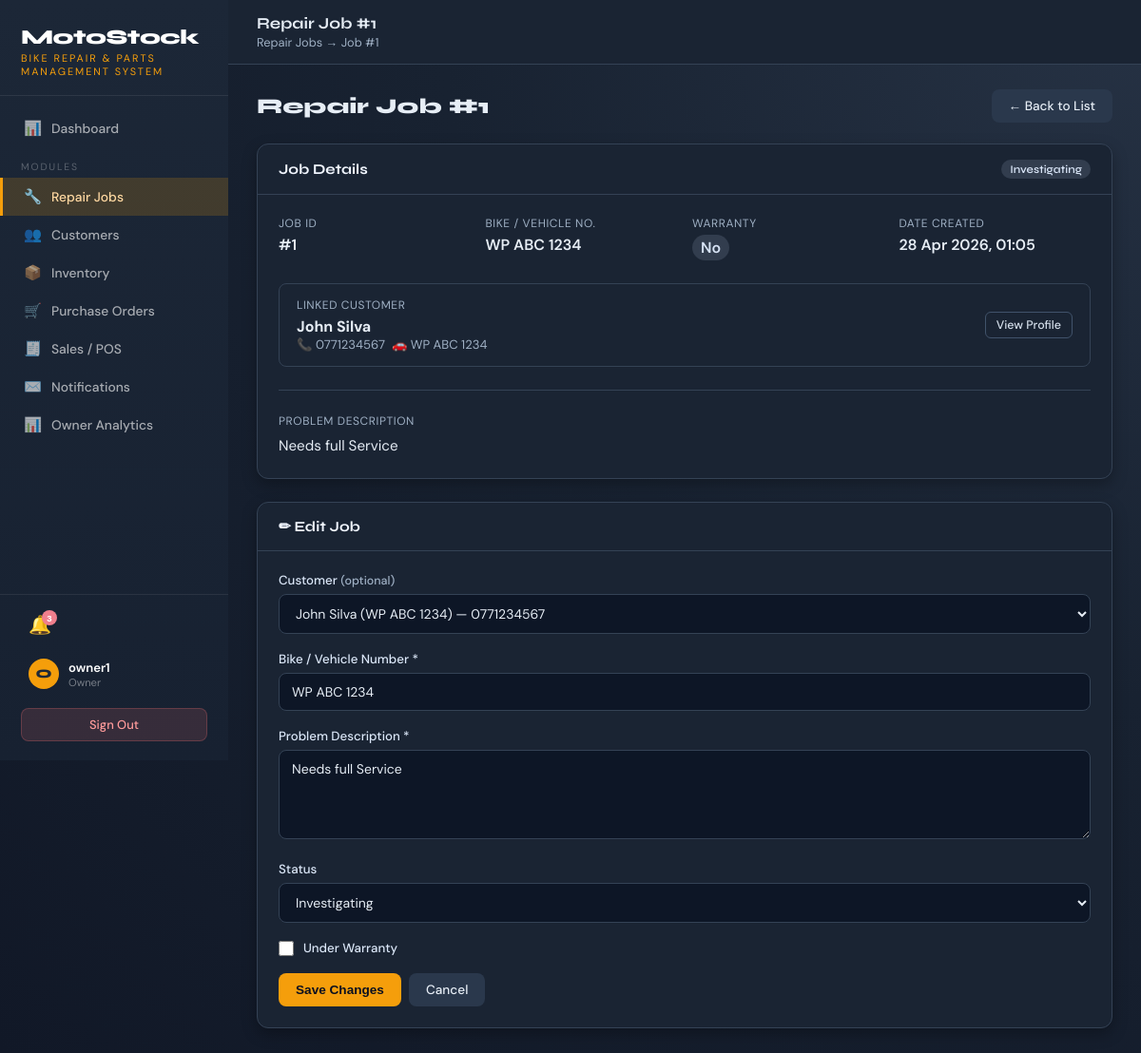
The page /pages/repair/view.php?id=1 (signed in) on the database its author committed.
### tables this page shows
CREATE TABLE IF NOT EXISTS `servicejob` (
  `jobID` int NOT NULL AUTO_INCREMENT,
  `bikeNo` varchar(20) DEFAULT NULL,
  `customerID` int DEFAULT NULL,
  `problemDescription` text,
  `status` enum('Investigating','InformingCustomer','Repairing','Finished') DEFAULT 'Investigating',
  `isWarranty` tinyint(1) DEFAULT '0',
  `created_at` datetime DEFAULT CURRENT_TIMESTAMP,
  PRIMARY KEY (`jobID`),
  KEY `fk_servicejob_customer` (`customerID`)
);

CREATE TABLE IF NOT EXISTS `customer` (
  `customerID` int NOT NULL AUTO_INCREMENT,
  `name` varchar(100) NOT NULL,
  `phone` varchar(20) DEFAULT NULL,
  `vehicleNo` varchar(20) DEFAULT NULL,
  `lastServiceDate` date DEFAULT NULL,
  `nextServiceDue` date DEFAULT NULL,
  `created_at` datetime DEFAULT CURRENT_TIMESTAMP,
  PRIMARY KEY (`customerID`)
);

### pages/repair/view.php (the view, shortened to what this page needs)
<?php
require_once '../../includes/config.php';
$id = isset($_GET['id']) ? (int)$_GET['id'] : 0;
$job = $conn->query("
    SELECT sj.*, c.name as customerName, c.phone as customerPhone, c.vehicleNo as customerVehicle
    FROM ServiceJob sj
    LEFT JOIN Customer c ON sj.customerID = c.customerID
    WHERE sj.jobID = $id
")->fetch_assoc();
$customersRes = $conn->query("SELECT customerID, name, vehicleNo, phone FROM Customer ORDER BY name ASC");
$customers = [];
if ($customersRes) { while ($r = $customersRes->fetch_assoc()) $customers[] = $r; }
$statusOptions = ['Investigating', 'InformingCustomer', 'Repairing', 'Finished'];
$badgeClass = match($job['status']) {
    'Finished'          => 'badge-success',
    'Repairing'         => 'badge-warning',
    'InformingCustomer' => 'badge-info',
    default             => 'badge-dark'
};
?>
<!DOCTYPE html>
<html lang="en">
<head>
  <link rel="stylesheet" href="../../assets/css/styles.css">
  <link href="https://cdn.jsdelivr.net/npm/tom-select@2.3.1/dist/css/tom-select.min.css" rel="stylesheet">
</head>
<body>
<?php require_once '../../includes/sidebar.php'; ?>
<div class="main-wrap">
  <div class="topbar">
    <div>
      <div class="topbar-title">Repair Job #<?= $id ?></div>
      <div class="topbar-breadcrumb">Repair Jobs → Job #<?= $id ?></div>
    </div>
  </div>
  <div class="main-content">
    <div class="page-header">
      <div class="page-title">Repair Job #<?= $id ?></div>
      <div style="display:flex;gap:8px;">
        <a href="list.php" class="btn btn-secondary">← Back to List</a>
      </div>
    </div>
    <div class="card mb-3">
      <div class="card-header" style="display:flex;align-items:center;justify-content:space-between;">
        <span>Job Details</span>
        <span class="badge <?= $badgeClass ?>"><?= $job['status'] ?></span>
      </div>
      <div class="card-body">
        <div class="detail-grid mb-3">
          <div class="detail-item">
            <label>Job ID</label>
            <span>#<?= $job['jobID'] ?></span>
          </div>
          <div class="detail-item">
            <label>Bike / Vehicle No.</label>
            <span><?= htmlspecialchars($job['bikeNo'] ?? '—') ?></span>
          </div>
          <div class="detail-item">
            <label>Warranty</label>
            <span><?= $job['isWarranty'] ? '<span class="badge badge-info">Yes</span>' : '<span class="badge badge-dark">No</span>' ?></span>
          </div>
          <div class="detail-item">
            <label>Date Created</label>
            <span><?= date('d M Y, H:i', strtotime($job['created_at'])) ?></span>
          </div>
        </div>
        <?php if ($job['customerName']): ?>
        <div style="background:var(--surface);border:1px solid var(--border);border-radius:8px;padding:14px 18px;display:flex;align-items:center;justify-content:space-between;">
          <div>
            <div style="font-size:.75rem;color:var(--muted);text-transform:uppercase;letter-spacing:.05em;margin-bottom:4px;">Linked Customer</div>
            <div style="font-weight:700;"><?= htmlspecialchars($job['customerName']) ?></div>
            <div style="font-size:.82rem;color:var(--muted);">
              <?= $job['customerPhone'] ? '📞 ' . htmlspecialchars($job['customerPhone']) : '' ?>
              <?= $job['customerVehicle'] ? ' &nbsp;🚗 ' . htmlspecialchars($job['customerVehicle']) : '' ?>
            </div>
          </div>
          <a href="../customer/view.php?id=<?= $job['customerID'] ?>" class="btn btn-sm btn-outline">View Profile</a>
        </div>
        <?php else: ?>
        <div style="color:var(--muted);font-size:.88rem;">No customer linked to this job.</div>
        <?php endif; ?>
        <hr class="section-divider">
        <div style="font-size:.75rem;color:var(--muted);text-transform:uppercase;letter-spacing:.05em;margin-bottom:6px;">Problem Description</div>
        <div style="font-size:.95rem;line-height:1.6;"><?= nl2br(htmlspecialchars($job['problemDescription'])) ?></div>
      </div>
    </div>
    <div class="card">
      <div class="card-header">✏ Edit Job</div>
      <div class="card-body">
        <form method="post" id="editForm">
          <div class="form-group">
            <label class="form-label">Customer <span style="color:var(--muted);font-size:.78rem;">(optional)</span></label>
            <select name="customerID" id="customerID" class="form-control">
              <?php foreach ($customers as $c): ?>
                <option value="<?= $c['customerID'] ?>"
                  data-vehicle="<?= htmlspecialchars($c['vehicleNo'] ?? '') ?>"
                  <?= $job['customerID'] == $c['customerID'] ? 'selected' : '' ?>>
                  <?= htmlspecialchars($c['name']) ?>
                  <?= $c['vehicleNo'] ? '(' . htmlspecialchars($c['vehicleNo']) . ')' : '' ?>
                </option>
              <?php endforeach; ?>
            </select>
          </div>
          <div class="form-group">
            <label class="form-label">Bike / Vehicle Number <span style="color:var(--danger)">*</span></label>
            <input type="text" name="bikeNo" id="bikeNo" class="form-control"
                   value="<?= htmlspecialchars($job['bikeNo']) ?>" maxlength="20" required>
          </div>
          <div class="form-group">
            <label class="form-label">Problem Description <span style="color:var(--danger)">*</span></label>
            <textarea name="problem" id="problem" class="form-control" rows="4"
                      maxlength="1000" required><?= htmlspecialchars($job['problemDescription']) ?></textarea>
          </div>
          <div class="form-group">
            <label class="form-label">Status</label>
            <select name="status" class="form-control">
              <?php foreach ($statusOptions as $s): ?>
                <option value="<?= $s ?>" <?= $job['status'] === $s ? 'selected' : '' ?>><?= $s ?></option>
              <?php endforeach; ?>
            </select>
          </div>
          <div class="form-group">
            <label style="display:flex;align-items:center;gap:10px;cursor:pointer;">
              <input type="checkbox" name="warranty" <?= $job['isWarranty'] ? 'checked' : '' ?> style="width:16px;height:16px;">
              <span class="form-label" style="margin:0;">Under Warranty</span>
            </label>
          </div>
          <div style="display:flex;gap:8px;margin-top:8px;">
            <button type="submit" class="btn btn-amber">Save Changes</button>
            <a href="list.php" class="btn btn-secondary">Cancel</a>
          </div>
        </form>
      </div>
    </div>
  </div>
</div>
</body>
</html>

### assets/css/styles.css (style rules this page uses)
:root { --navy: #1f2937; --navy-mid: #273447; --navy-lite: #334155; --amber: #f59e0b; --amber-dk: #d97706; --red: #f07f8d; --green: #f6ad55; --blue: #7ea7d8; --bg: #111827; --surface: #1a2433; --border: #344255; --text: #e6edf5; --muted: #9fb0c4; --sidebar-w: 240px; --radius: 12px; --shadow: 0 14px 34px rgba(0,0,0,.35); --shadow-sm: 0 6px 16px rgba(0,0,0,.28); }
*, *::before, *::after { box-sizing: border-box; margin: 0; padding: 0; }
body { font-family: 'DM Sans', sans-serif; background: radial-gradient(circle at top right, #263244 0%, #182231 45%, #111827 100%); color: var(--text); min-height: 100vh; display: flex; }
.main-wrap { margin-left: var(--sidebar-w); flex: 1; min-height: 100vh; display: flex; flex-direction: column; }
.topbar { background: var(--surface); border-bottom: 1px solid var(--border); padding: 14px 30px; display: flex; align-items: center; justify-content: space-between; position: sticky; top: 0; z-index: 50; }
.topbar-title { font-family: 'Syne', sans-serif; font-weight: 700; font-size: 1.05rem; color: var(--text); }
.topbar-breadcrumb { font-size: .8rem; color: var(--muted); margin-top: 1px; }
.main-content { padding: 26px 30px; flex: 1; }
.page-header { display: flex; align-items: center; justify-content: space-between; margin-bottom: 22px; flex-wrap: wrap; gap: 12px; }
.page-title { font-family: 'Syne', sans-serif; font-size: 1.4rem; font-weight: 800; color: var(--text); }
.card { background: var(--surface); border-radius: var(--radius); border: 1px solid var(--border); box-shadow: var(--shadow-sm); overflow: hidden; }
.card-header { padding: 16px 22px; border-bottom: 1px solid var(--border); font-family: 'Syne', sans-serif; font-weight: 700; font-size: .95rem; color: #f1f6ff; display: flex; align-items: center; justify-content: space-between; }
.card-body { padding: 22px; }
.badge { display: inline-flex; align-items: center; padding: 3px 9px; border-radius: 20px; font-size: .73rem; font-weight: 600; }
.badge-dark { background: rgba(143,160,186,.2); color: #d7e3f5; }
.btn { display: inline-flex; align-items: center; gap: 6px; padding: 9px 18px; border-radius: 8px; font-size: .85rem; font-weight: 500; text-decoration: none; cursor: pointer; border: none; transition: opacity .15s, transform .14s; white-space: nowrap; }
.btn-amber { background: var(--amber); color: #0b1020; font-weight: 700; }
.btn-secondary { background: #2a384c; color: #e6edf5; }
.btn-outline { background: transparent; border: 1.5px solid #41536b; color: #d4deea; }
.btn-sm { padding: 5px 11px; font-size: .78rem; border-radius: 6px; }
.form-group { margin-bottom: 18px; }
.form-label { display: block; margin-bottom: 6px; font-size: .83rem; font-weight: 500; color: #dbe7f8; }
.form-control { width: 100%; padding: 10px 13px; border: 1.5px solid var(--border); border-radius: 8px; font-family: 'DM Sans', sans-serif; font-size: .875rem; color: var(--text); background: #0d1626; transition: border-color .17s, box-shadow .17s; outline: none; appearance: auto; }
textarea.form-control { resize: vertical; }
.mb-3 { margin-bottom:24px }

### pages/repair/view.php (style rules this page uses)
.detail-grid { display:grid; grid-template-columns:repeat(auto-fill,minmax(180px,1fr)); gap:16px; }
.detail-item label { display:block; font-size:.75rem; color:var(--muted); text-transform:uppercase; letter-spacing:.05em; margin-bottom:4px; }
.detail-item span { font-weight:600; font-size:1rem; }
.section-divider { border:none; border-top:1px solid var(--border); margin:24px 0; }

### rows shown on the page
servicejob: status "Investigating", jobID "1", bikeNo "WP ABC 1234", created_at "28 Apr 2026, 01:05", customerID.name "John Silva", customerID.phone "0771234567", customerID.vehicleNo "WP ABC 1234", problemDescription "Needs full Service", customerID "John Silva (WP ABC 1234) — 0771234567", problem "Needs full Service"

### other values the page prints
$p['icon'] "📊"
$p['label'] "Dashboard"
$p['icon'] "🔧"
$p['label'] "Repair Jobs"
$p['icon'] "👥"
$p['label'] "Customers"
$p['icon'] "📦"
$p['label'] "Inventory"
$p['icon'] "🛒"
$p['label'] "Purchase Orders"
$p['icon'] "🧾"
$p['label'] "Sales / POS"
$p['icon'] "✉️"
$p['label'] "Notifications"
$p['label'] "Owner Analytics"
